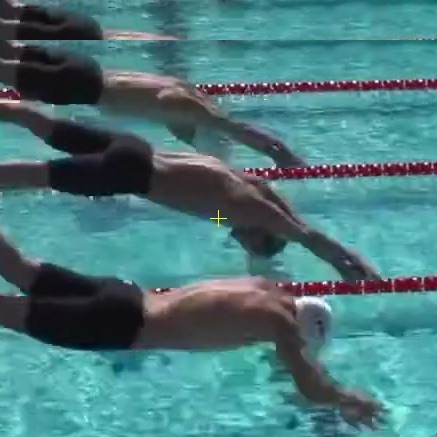
#> input picture vlm_refs/example_HANDS_AIR.jpg, 437 x 437 px; its folder holds only this picture in this run
$ python -i cuts.py   (imports and definitions only)
#> lines starting #> are read from the running program, lines starting #| are printed output that depends on the picture
#> further down, picture is the input picture: shape (437, 437, 3); mean B, G, R 125.1, 121.8, 74.4
### swim/config.py
"""swimRaceAI — konstanty a .env."""

import os
from pathlib import Path


def load_dotenv_file(path: Path | None = None) -> None:
    """Load KEY=VALUE pairs from a local .env into os.environ (if missing)."""
    env_path = path or (Path(__file__).resolve().parent.parent / ".env")
    if not env_path.is_file():
        return
    for raw in env_path.read_text(encoding="utf-8").splitlines():
        line = raw.strip()
        if not line or line.startswith("#") or "=" not in line:
            continue
        key, value = line.split("=", 1)
        key = key.strip()
        value = value.strip().strip("'").strip('"')
        if key and key not in os.environ:
            os.environ[key] = value


load_dotenv_file()

# Look for the start beep in the first minute of audio. Broadcast intros /
# commentary often eat the first 15s, so a longer window is safer.
SEARCH_SECONDS = 60.0

# YOLO only looks at the first 10 seconds of picture. Faster on a laptop.
DETECT_SECONDS = 6

# Fallback track length when no hard cut exists after the beep. Prefer the
# first camera cut as the end of the start analysis when one is available.
TRACK_SECONDS = 6.0

# Hard camera-cut detection. Frames are downscaled before comparison, so this
# remains cheap even for 4K video. A cut must pass BOTH the histogram and pixel
# floors; this prevents a local splash from looking like a whole-scene edit.
CUT_DETECT_WIDTH = 256
CUT_DETECT_HEIGHT = 144
CUT_HIST_MIN = 0.20
CUT_PIXEL_MIN = 0.08
CUT_SCORE_MIN = 0.20
# One edit can make two adjacent frame pairs look unusual. Keep only the
# strongest local peak and suppress another result for this many seconds.
CUT_PEAK_RADIUS_FRAMES = 2
CUT_MIN_GAP_SECONDS = 0.50

# Official World Aquatics "reaction time" = beep -> feet LEAVE the block
# (pressure switch), usually ~0.55-0.80s for freestyle. We approximate that
# with a BIG body move, not a 12px SAM wobble.
#
# Threshold is a FRACTION of the swimmer's on-screen size (not raw pixels),
# so zoom / distance / resolution do not need re-calibration every time.
# Optional: once tune with --known-rt 0.62, then set LEAVE_BLOCK_BODY_FRAC.
LEAVE_BLOCK_BODY_FRAC = 0.75
# Require that big move to last this long (seconds) so noise does not count.
LEAVE_HOLD_SECONDS = 0.05
# After the beep, resample motion every 0.01s (like the timing console).
RT_STEP_SECONDS = 0.01
# If the mask center jumps farther than this in one frame, treat it as an
# identity switch (neighbor steal) and keep the previous mask instead.
# At 30fps a real dive move is usually under this; a lane-jump is bigger.
MAX_CENTER_JUMP_PX = 90

# Hybrid RT: vision LM finds when feet leave the block. Needs OPENAI_API_KEY.
# Pick a vision Chat Completions model via SWIM_VLM_MODEL in .env, e.g.:
#   gpt-4o-mini | gpt-4.1-mini | gpt-4o | gpt-4.1 | gpt-5.2 | gpt-5.4 | gpt-5.6-terra
# See .env.example for the full list. Default: gpt-4o
VLM_MODEL = os.environ.get("SWIM_VLM_MODEL", "gpt-4o")
VLM_API_BASE = os.environ.get("OPENAI_BASE_URL", "https://api.openai.com/v1").rstrip("/")
# Ask the LM in this full window after the beep.
VLM_RT_MIN_SECONDS = 0.50
VLM_RT_SEARCH_SECONDS = 1.20
# Dense band (typical RT): sample every VLM_SAMPLE_DENSE_STEP.
VLM_DENSE_MIN_SECONDS = 0.58
VLM_DENSE_MAX_SECONDS = 0.80
VLM_SAMPLE_DENSE_STEP_SECONDS = 0.03
# Outside the dense band (still inside 0.50–1.20): coarser samples.
VLM_SAMPLE_COARSE_STEP_SECONDS = 0.05
# Need this many LEFT_BLOCK answers in a row (no ON in between) to trust leave.
# Stops "LEFT then 0.2s later still ON" false alarms when the crop missed a foot.
# 2 is enough WITH the occlusion veto active (the veto catches false LEFTs
# during contact); without the veto the code requires one more. Confirming
# fast matters: once locked, sampling stops, so a NEIGHBOUR's foot flying
# through the crop later can no longer flip a parasitic ON.
VLM_LEFT_CONFIRM = 2
# Tight crop around feet + block (not the whole pool / other lanes).
# Final crop side length is clamped to this range (pixels).
VLM_CROP_MIN_SIDE = 360
VLM_CROP_MAX_SIDE = 520
# Max side length of JPEG sent to the LM.
VLM_JPEG_MAX_SIDE = 512

# Tight crop mode: build the window from the swimmer's OWN block (found once
# at beep time, when the feet are provably standing on it) instead of from the
# whole body box. A small region is UPSCALED to VLM_JPEG_MAX_SIDE rather than
# widened, so neighbouring lanes never enter the picture just to hit a minimum
# size. Set False to fall back to the old body-box crop.
VLM_TIGHT_CROP = True
# Padding around the block rect, as multiples of the block width / height.
# "fwd" is the dive direction (towards the water), inferred per video.
# PAD_UP is deliberately small: on a side camera the flying swimmer's feet
# visually cross the FARTHER lanes' blocks (parallax, higher in the image).
# Keeping those blocks out of frame stops the LM judging them.
VLM_BLOCK_PAD_FWD = 0.85
VLM_BLOCK_PAD_BACK = 0.40
VLM_BLOCK_PAD_UP = 0.90
VLM_BLOCK_PAD_DOWN = 0.55
# Search window (fraction of frame size) used to find the swimmer's block
# around their feet at beep time.
VLM_BLOCK_SEARCH_FRAC = 0.30
# Darken anything outside the swimmer's own block region so leftover
# neighbouring lanes cannot be mistaken for "the" block. 1.0 disables it.
VLM_DIM_OUTSIDE = 0.30
# Motion refine (reported on its own line; primary RT stays LM).
VLM_REFINE_SIGNAL_FRAC = 0.55
# Few-shot reference photos shown to the LM before each crop.
VLM_REFS_DIR = Path(__file__).resolve().parent.parent / "vlm_refs"
VLM_REF_ON = VLM_REFS_DIR / "example_ON_BLOCK.jpg"
VLM_REF_ON_HARD = VLM_REFS_DIR / "example_ON_BLOCK_hard.jpg"
VLM_REF_LEFT = VLM_REFS_DIR / "example_LEFT_BLOCK.jpg"
VLM_REF_LEFT_HARD = VLM_REFS_DIR / "example_LEFT_BLOCK_hard.jpg"
VLM_REF_ON_WEDGE = VLM_REFS_DIR / "example_ON_BLOCK_wedge.jpg"
# Local foot∩block overlap: force ON_BLOCK if this many pixels touch.
# (Legacy skin-hue veto — only used when the tight block crop is unavailable.
# Skin hue misses shadowed feet entirely, so prefer the occlusion veto below.)
VLM_OVERLAP_FORCE_ON_PX = 80
# Occlusion veto: the platform shape is locked from a reference frame where it
# is EMPTY (after the swimmer left). Per sample, changed pixels inside that
# shape (vs the empty reference, shadows filtered out) = something still
# covering the platform. If a LEFT answer arrives while at least this fraction
# is covered, force ON_BLOCK.
# 0.04 measured on test1: empty platform noise is 0-2 percent, the last real
# toe contact at the front edge reads 6-7 percent. The LM misses that toe
# (dark shin against the pillar) — the veto is what carries those frames.
VLM_OCCLUSION_FORCE_ON_FRAC = 0.04

# Hand entry: first time hands touch the water after leave-block.
VLM_HAND_SEARCH_SECONDS = 0.90
VLM_HAND_SAMPLE_STEP_SECONDS = 0.10
VLM_HAND_CONFIRM = 3
# Local hand-entry scan (no API, every frame): surface disturbance inside the
# swimmer's OWN lane band. An outdoor pool with people in it shimmers and
# ripples EVERYWHERE, so a plain frame diff fires constantly — the entry blob
# differs from shimmer by being COMPACT (dense in one grid cell), ABOVE the
# per-cell ambient baseline, and PERSISTENT at one spot across frames.
HAND_LOCAL_MIN_FLIGHT_SECONDS = 0.15
# After this long past leave the hands are in the water no matter what the
# LM sees — a late UNKNOWN (splash hides the hands) counts as WATER.
HAND_UNKNOWN_IS_WATER_AFTER_SECONDS = 0.60
HAND_LOCAL_CELL_PX = 24
HAND_LOCAL_CELL_SIGNAL = 0.30
HAND_LOCAL_CONFIRM_FRAMES = 3
# Local splash second vote (bright foam fraction / frame-to-frame change).
VLM_HAND_SPLASH_WHITE_FRAC = 0.07
VLM_HAND_SPLASH_DELTA = 0.040
# Soft override: very strong splash can flip AIR → WATER.
VLM_HAND_SPLASH_STRONG_FRAC = 0.14
VLM_REF_HANDS_AIR = VLM_REFS_DIR / "example_HANDS_AIR.jpg"
VLM_REF_HANDS_WATER = VLM_REFS_DIR / "example_HANDS_WATER.jpg"
VLM_REF_HANDS_WATER_SPLASH = VLM_REFS_DIR / "example_HANDS_WATER_splash.jpg"

# A swim start beep is usually a mid/high tone, not a splash or a voice.
# Hz = Hertz = "how many vibrations per second". Higher Hz = higher pitch.
BEEP_MIN_HZ = 800
BEEP_MAX_HZ = 3000

# Measure loudness in tiny slices of audio (20 milliseconds each).
# Smaller windows = more precise time, but noisier measurements.
WINDOW_MS = 20

# File types we treat as videos inside the folder.
VIDEO_EXTENSIONS = {".mp4", ".mov", ".mkv", ".avi", ".webm", ".m4v"}

# Detect model (COCO "person"), not pose. Pose missed the crouched starts.
YOLO_DETECT_MODEL = "yolo26m.pt"

# Open-vocabulary model: we tell it the words "swimmer" / "starting block".
YOLO_WORLD_MODEL = "yolov8m-worldv2.pt"
WORLD_CLASSES = ["swimmer", "person on starting block", "athlete"]

# In the COCO dataset, class 0 = person.
PERSON_CLASS_ID = 0

# Low-ish, but 0.12 was showing junk like 0.13 fragments.
PERSON_CONFIDENCE = 0.25
WORLD_CONFIDENCE = 0.20

YOLO_IMAGE_SIZE = 960
WORLD_IMAGE_SIZE = 1280

# Evaluation mode after the first camera cut. This intentionally keeps every
# raw swimmer box so the output shows false positives as well as successes;
# filtering by a requested lane comes only after this experiment.
#
# Default detector: DBDoco's YOLOv5 fine-tuned for swimmers
# (https://github.com/DBDoco/yolo-swimmer-detection, MIT). Needs the classic
# YOLOv5 code under third_party/yolov5 — Ultralytics YOLO v8+ cannot load it.
YOLO_SWIMMER_MODEL = Path("models/yolo_swimmer/best.pt")
YOLOV5_REPO = Path("third_party/yolov5")
YOLO_SWIMMER_PREVIEW_SECONDS = 30.0
YOLO_SWIMMER_CONFIDENCE = 0.25
YOLO_SWIMMER_IMAGE_SIZE = 960
YOLO_SWIMMER_EVERY_N_FRAMES = 3

# SAM 3 -> SAM 2 post-cut re-acquisition. SAM 3 scans the shot for "swimmer"
# (cut -> next cut) and stops once one lane tracklet is recurring + confident;
# SAM 2 then tracks from that seed back and forward. Sample every ~0.5s so the
# slow SAM 3 text pass stays tractable on CPU (~8s/frame).
REACQUIRE_STABLE_HITS = 2
REACQUIRE_MIN_CONFIDENCE = 0.50
REACQUIRE_MATCH_IOU = 0.15
REACQUIRE_MATCH_CENTER_FRAME_FRAC = 0.08
REACQUIRE_SEED_EVERY_SECONDS = 0.5
REACQUIRE_MAX_TRACK_SECONDS = 6.0
# A single missing SAM 2 frame is normal under spray. Re-acquire only after a
# continuous gap, and cap the number of expensive SAM 3 retries per shot.
REACQUIRE_LOST_SECONDS = 0.5
REACQUIRE_MAX_RESEEDS = 3
# SAM 3 periodically checks whether SAM 2 still overlaps a swimmer concept in
# the requested lane. Two disagreements trigger a clean re-seed even when SAM
# 2 still returns a non-empty mask on wake/foam.
REACQUIRE_VERIFY_EVERY_SECONDS = 2.0
REACQUIRE_VERIFY_MISSES = 2
REACQUIRE_VERIFY_MIN_CONFIDENCE = 0.50
REACQUIRE_VERIFY_CENTER_FRAME_FRAC = 0.10

# Lane geometry is still detected continuously. These values only smooth its
# presentation and reject one-off fits; a repeated new fit is accepted so a
# real pan/zoom is followed instead of freezing the old ropes.
ROPE_SMOOTH_ALPHA = 0.35
ROPE_MAX_JUMP_LANE_FRAC = 0.30
ROPE_NEW_GEOMETRY_CONFIRMATIONS = 4
ROPE_MAX_MISSING_UPDATES = 15
ROPE_MIN_QUALITY = 0.62
# How much better a candidate must explain the current frame before it may
# replace held geometry, including across a lane-numbering shift, and how many
# consecutive updates must agree so the overlay cannot oscillate.
ROPE_FITNESS_OVERRIDE_MARGIN = 0.05
ROPE_FITNESS_OVERRIDE_CONFIRMATIONS = 2

# A SAM 3 re-seed must remain reasonably close to the last SAM 2 position.
# Velocity is intentionally ignored: after SAM 2 latches onto wake the speed
# estimate is garbage and would throw away the real swimmer. Allowance grows
# with time because the body keeps moving while the mask is missing.
REACQUIRE_POSITION_BASE_FRAME_FRAC = 0.18
REACQUIRE_POSITION_GROWTH_FRAME_FRAC_PER_SECOND = 0.10
# If YOLO sees a person_swimmer in the lane, a SAM 3 box must overlap it
# (foam veto). If YOLO sees nothing, SAM 3 is used alone.
REACQUIRE_YOLO_OVERLAP_IOU = 0.05

# SAM 3 concept segmentation. Lane ropes decide which detection is which lane.
SAM3_MODEL = Path("sam3.pt")
SAM3_TEXT_PROMPTS = ["swimmer"]
SAM3_CONFIDENCE = 0.25
# Must be a multiple of SAM 3's max stride (14).
SAM3_IMAGE_SIZE = 644
SAM3_EVERY_N_FRAMES = 5
# How many seconds AFTER the first cut to run (keeps CPU runs tractable).
SAM3_AFTER_CUT_SECONDS = 10.0
SAM3_POOL_Y_TOP_FRAC = 0.10
SAM3_POOL_Y_BOTTOM_FRAC = 0.78
SAM3_NEAR_LANE_IS_BOTTOM = True

# Lower iou = merge overlapping boxes more aggressively (tiles + two models).
YOLO_IOU = 0.32

# Wider left crop so leaning bodies are not cut off.
BLOCK_CROP_WIDTH = 0.42

# Smaller tiles = more zoom on 1-2 lanes.
TILE_HEIGHT_RATIO = 0.30
TILE_OVERLAP_RATIO = 0.16

# Skip frames to keep a laptop usable (2 = every other frame, reuse last boxes).
DETECT_EVERY_N_FRAMES = 2

# Ignore people too far left (crowd/officials) or too far right (in the water).
ON_BLOCK_X_MIN = 0.12
ON_BLOCK_X_MAX = 0.60

LANE_COUNT = 8

# COCO pose is unused for the main detector now. Standing filter is optional.
MAX_UPRIGHT = 0.28
KEYPOINT_MIN_CONF = 0.25

# Soft red hint only (not a hard requirement).
RED_OVERLAP = 0.008

# Tiny SAM 2 model. First run downloads it. Follows the person you click.
SAM_TRACK_MODEL = "sam2_t.pt"

# Where we save the video with boxes drawn on it.
OUTPUT_FOLDER = Path("output")


# --- Temporal box filter (stable crop provider for stroke/pose analysis) ---
# The SAM box is a crop supplier, not the deliverable: pose estimation needs
# a SMOOTH center + scale, few dropouts — not a pixel-perfect mask.
LANE_WIDTH_M = 2.5
# A swimmer is <= 2.2 m long; a longer box contains wake -> trim the trailing
# side. Slack for outstretched arms + a bit of perspective error.
BOX_MAX_LEN_M = 2.6
# Box height cap as a multiple of the local lane width in the image.
BOX_MAX_HEIGHT_LANES = 1.2
# EMA weights: center follows quickly, size changes slowly (perspective).
BOX_CENTER_ALPHA = 0.35
BOX_SIZE_ALPHA = 0.22
# Reject instantaneous size jumps vs the recent median (wake bloat, slivers).
BOX_SIZE_GATE = 1.6
# Bridge SAM dropouts by prediction for at most this long.
BOX_PREDICT_MAX_SECONDS = 1.0
# No-pose flag (underwater/glide): little foam AND low contrast vs the lane.
NO_POSE_FOAM_FRAC = 0.0025  # backstroke makes little foam, but not none; 0.006 flagged 39% of a surface leg
NO_POSE_CONTRAST_RATIO = 1.15  # contrast is far below threshold on far lanes; the foam leg is the binding one

### swim/cuts.py
"""Hard camera-cut detection and audit artifacts.

This detector deliberately uses whole-frame signals. A swimmer, splash, or
official can move a lot inside a small region; a camera edit changes most of
the image at once. For each pair of consecutive frames we calculate:

1. ``hist_distance`` — Bhattacharyya distance between HSV histograms.
2. ``pixel_difference`` — mean absolute grayscale difference.
3. ``edge_change`` — fraction of Canny edge pixels that disagree.

The first two signals must BOTH clear a floor. Their weighted score must also
be a local peak. This is aimed at hard broadcast cuts; slow dissolves are not
yet treated as cuts.
"""

import csv
from pathlib import Path
from typing import NamedTuple

import cv2
import numpy as np

from .config import (
    CUT_DETECT_HEIGHT,
    CUT_DETECT_WIDTH,
    CUT_HIST_MIN,
    CUT_MIN_GAP_SECONDS,
    CUT_PEAK_RADIUS_FRAMES,
    CUT_PIXEL_MIN,
    CUT_SCORE_MIN,
)


class CutMetric(NamedTuple):
    """Change measurements for the transition into ``frame_index``."""

    frame_index: int
    time_seconds: float
    hist_distance: float
    pixel_difference: float
    edge_change: float
    score: float


class CameraCut(NamedTuple):
    """A detected first frame of a new camera shot."""

    frame_index: int
    time_seconds: float
    score: float
    hist_distance: float
    pixel_difference: float
    edge_change: float


def _small_frame_signals(
    frame: np.ndarray,
) -> tuple[np.ndarray, np.ndarray, np.ndarray]:
    """Return grayscale, normalized HSV histogram, and edges for one frame."""
    small = cv2.resize(
        frame,
        (CUT_DETECT_WIDTH, CUT_DETECT_HEIGHT),
        interpolation=cv2.INTER_AREA,
    )
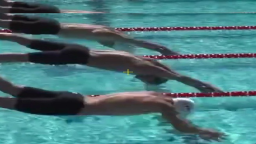
#> small: shape (144, 256, 3); mean B, G, R 125.1, 121.8, 74.4
    gray = cv2.cvtColor(small, cv2.COLOR_BGR2GRAY)
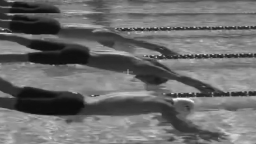
#> gray: shape (144, 256); min 11, max 249, mean 108
    hsv = cv2.cvtColor(small, cv2.COLOR_BGR2HSV)
#> hsv: shape (144, 256, 3); mean H, S, V 98.2, 103, 127.8

    # H/S/V jointly capture colour, colourfulness, AND brightness. Including V
    # matters for cuts between two low-colour shots with different exposure.
    histogram = cv2.calcHist(
        [hsv],
        [0, 1, 2],
        None,
        [16, 16, 16],
        [0, 180, 0, 256, 0, 256],
    )
    cv2.normalize(histogram, histogram, alpha=1.0, norm_type=cv2.NORM_L1)
    edges = cv2.Canny(gray, 80, 160)
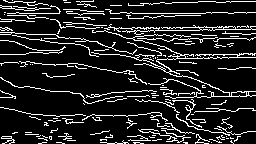
#> edges: shape (144, 256); 14% white in thin lines or dots
    return gray, histogram, edges


# [203 lines left out: functions _edge_disagreement, measure_frame_changes, select_hard_cuts, _read_frame, save_cut_audit, detect_cuts, not called in this run]

>>> import cv2
>>> picture = cv2.imread('../vlm_refs/example_HANDS_AIR.jpg')
>>> result = _small_frame_signals(picture)

$ run again, on vlm_refs/example_HANDS_WATER.jpg
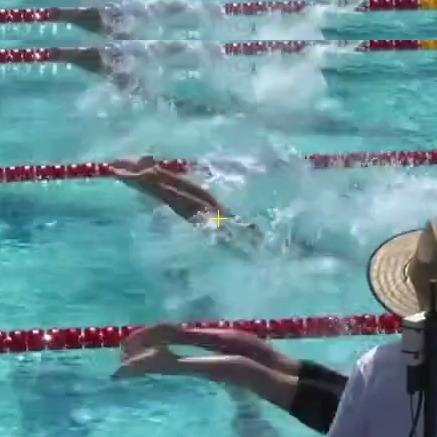
#> input picture vlm_refs/example_HANDS_WATER.jpg, 437 x 437 px
#> picture is the input picture: shape (437, 437, 3); mean B, G, R 153.4, 145.2, 104
#> in _small_frame_signals, `gray = cv2.cvtColor(small, cv2.COLOR_BGR2GRAY)`:
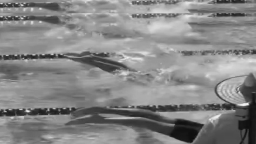
#> gray: shape (144, 256); min 13, max 242, mean 133.8
#> hsv: shape (144, 256, 3); mean H, S, V 99.5, 92.1, 156.3
#> in _small_frame_signals, `edges = cv2.Canny(gray, 80, 160)`:
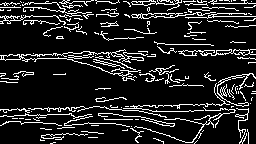
#> edges: shape (144, 256); 13.7% white in thin lines or dots

$ run again, on vlm_refs/example_LEFT_BLOCK.jpg
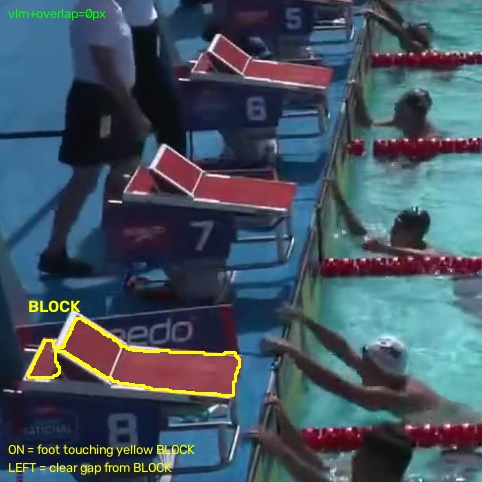
#> input picture vlm_refs/example_LEFT_BLOCK.jpg, 482 x 482 px
#> picture is the input picture: shape (482, 482, 3); mean B, G, R 96.3, 83.3, 67.5
#> in _small_frame_signals, `gray = cv2.cvtColor(small, cv2.COLOR_BGR2GRAY)`:
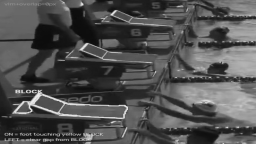
#> gray: shape (144, 256); min 11, max 237, mean 80.1
#> hsv: shape (144, 256, 3); mean H, S, V 110.7, 113.7, 105
#> in _small_frame_signals, `edges = cv2.Canny(gray, 80, 160)`:
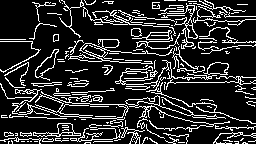
#> edges: shape (144, 256); 18% white in thin lines or dots
